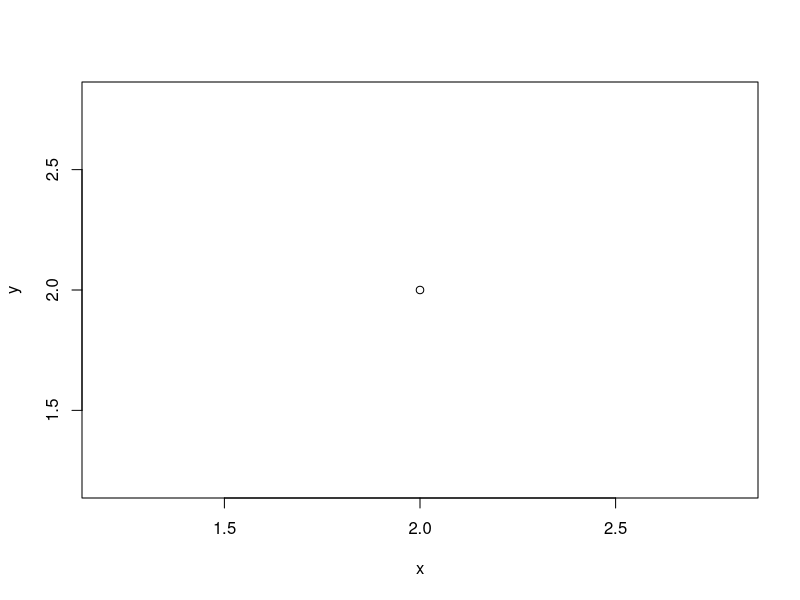
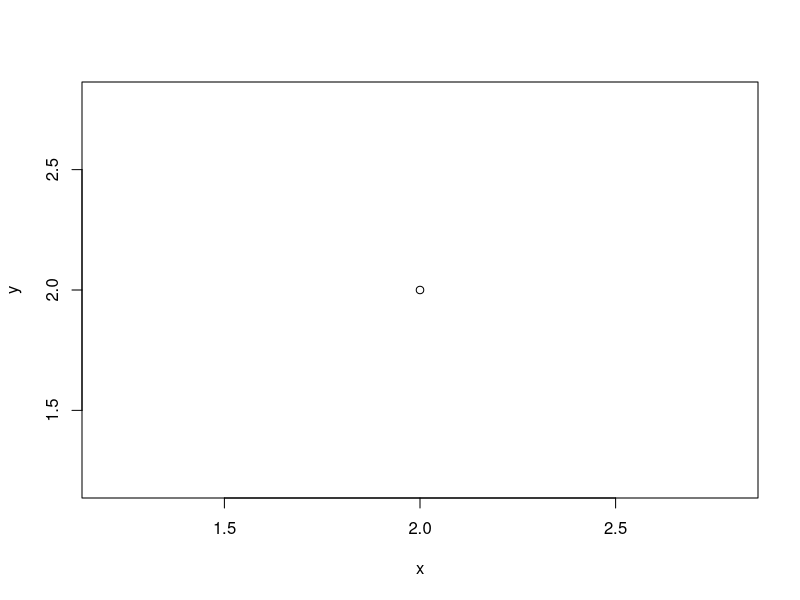
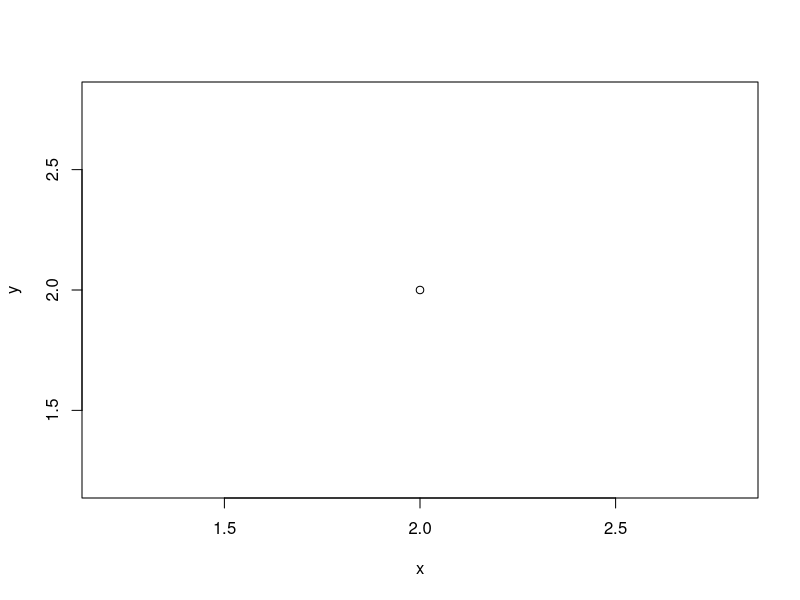

The R source for these figures, in order:
bbb = function(x, y){
  plot(x, y)
  print(sum(x, y))
  print(sum(x^2, y^2))
}
bbb(2, 2)
pp = bbb(2, 2)

ccc = function(x, y){
  plot(x, y)
  # result = c(sum(x, y), sum(x^2, y^2))
  result = list(sum(x, y), sum(x^2, y^2))
  return(result)
}
oo = ccc(2, 2)
oo[[1]]
